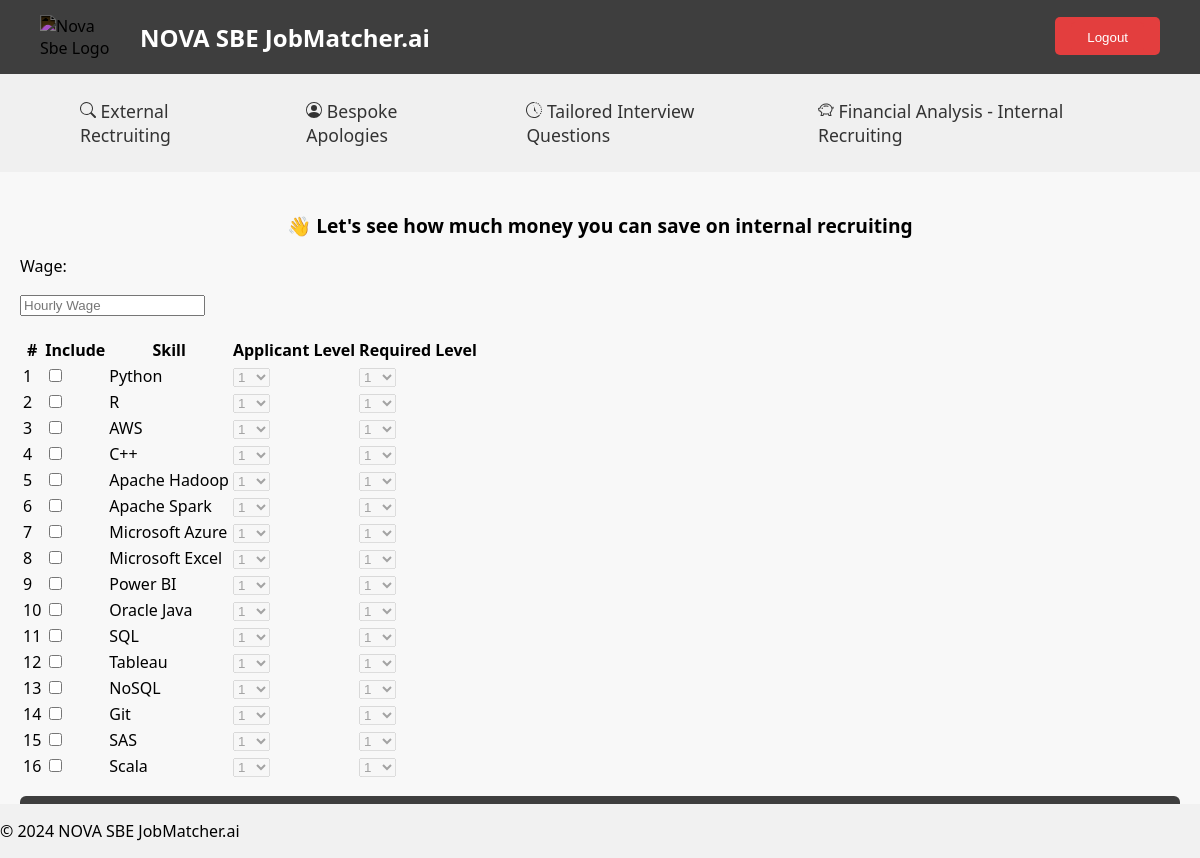
The page /fin_analysis (signed in) on the database its author committed.
### tables this page shows
CREATE TABLE required_skills (
        skill_id INTEGER PRIMARY KEY AUTOINCREMENT,
        skill TEXT NOT NULL,
	source TEXT NOT NULL,
        course TEXT NOT NULL,
        duration REAL,
        cost REAL
);

### user_interface/app.py (the view)
@app.route("/fin_analysis", methods=["GET", "POST"])
@login_required
def fin_analysis():
    if request.method == 'POST':
        return render_template("hanna.html")
    else:
        db = get_db()
        cursor = db.cursor()
        cursor.execute("SELECT * FROM required_skills")
        required_skills = cursor.fetchall()
        return render_template("fin_analysis.html", required_skills=required_skills)

### user_interface/helpers.py (called while the page is built)
def get_db():
    if 'db' not in g:
        g.db = sqlite3.connect('skills.db')
        g.db.execute('PRAGMA foreign_keys = ON;')
    return g.db

def login_required(f):
    @wraps(f)
    def decorated_function(*args, **kwargs):
        if session.get("user_id") is None:
            return redirect("/login")
        return f(*args, **kwargs)
    return decorated_function

### user_interface/templates/fin_analysis.html (shortened to what this page needs)
{% extends "layout.html" %}
{% block main %}
<p class="hello-user">👋 Let's see how much money you can save on internal recruiting</p>
<form action="{{ url_for('fin_analysis') }}" method="post">
    <div class="form-group">
        <p>Wage:</p>
        <input class="form-control" autocomplete="off" id="wage" name="wage" placeholder="Hourly Wage" type="number">
    </div>
    <div>
        <table class="table table-striped mt-4">
            <thead>
                <tr>
                    <th>#</th>
                    <th>Include</th>
                    <th>Skill</th>
                    <th>Applicant Level</th>
                    <th>Required Level</th>
                </tr>
            </thead>
            <tbody>
                {% for skill in required_skills %}
                <tr>
                    <td>{{ loop.index }}</td>
                    <td>
                        <input type="checkbox" id="include_skill_{{ skill[0] }}" name="include_skill_{{ skill[0] }}" value="1">
                    </td>
                    <td>{{ skill[1] }}</td>
                    <td>
                        <select class="form-control" id="applicant_level_{{ skill[0] }}" name="applicant_level_{{ skill[0] }}" disabled>
                            {% for i in range(1, 11) %}
                            <option value="{{ i }}">{{ i }}</option>
                            {% endfor %}
                        </select>
                    </td>
                    <td>
                        <select class="form-control" id="required_level_{{ skill[0] }}" name="required_level_{{ skill[0] }}" disabled>
                            {% for i in range(1, 11) %}
                            <option value="{{ i }}">{{ i }}</option>
                            {% endfor %}
                        </select>
                    </td>
                </tr>
                {% endfor %}
            </tbody>
        </table>
    </div>
    <button class="btn btn-primary login-form-button" type="submit">Run Analysis</button>
</form>
{% endblock %}

### user_interface/templates/layout.html (shortened to what this page needs)
<!DOCTYPE html>
<html lang="en">
<head>
  <link rel="stylesheet" href="{{ url_for('static', filename='styles.css') }}">
  <link rel="stylesheet" href="https://cdnjs.cloudflare.com/ajax/libs/font-awesome/6.2.0/css/all.min.css"
 />
</head>
<body>
  <header>
    <div class="header-container">
      <a href="/" class="logo-link">
        <div class="logo-container">
          <img src="https://upload.wikimedia.org/wikipedia/commons/thumb/c/c1/NovaSBE_Logo.svg/2560px-NovaSBE_Logo.svg.png"
              alt="Nova Sbe Logo" class="logo">
          <h1>NOVA SBE JobMatcher.ai</h1>
        </div>
      </a>
      <div class="logout">
        <a href="/logout" class="logout-button">
          <button class="logout-button">Logout</button>
        </a>
      </div>
    </div>
  </header>
  <nav class="navigation">
    <a href="{{ url_for('recruitment.ext_recruit') }}" class="nav-button">
      <svg xmlns="http://www.w3.org/2000/svg" width="16" height="16" fill="currentColor" class="bi bi-search"
        viewBox="0 0 16 16">
        <path
          d="M11.742 10.344a6.5 6.5 0 1 0-1.397 1.398h-.001q.044.06.098.115l3.85 3.85a1 1 0 0 0 1.415-1.414l-3.85-3.85a1 1 0 0 0-.115-.1zM12 6.5a5.5 5.5 0 1 1-11 0 5.5 5.5 0 0 1 11 0" />
      </svg> External Rectruiting
    </a>
    <a href="/bespoke_apology" class="nav-button">
       Bespoke Apologies
    </a>
    <a href="/tailored_interviews" class="nav-button">
       Tailored Interview Questions
    </a>
    <a href="/fin_analysis" class="nav-button">
      Financial Analysis - Internal Recruiting
    </a>
  </nav>
  <main id="main-content">
    {% block main %}{% endblock %}
  </main>
  <footer style="position: fixed; left: 0; bottom: 0; width: 100%; background-color: #f1f1f1; text-align: left;">
    <p id="easter-egg-footer">&copy; 2024 NOVA SBE JobMatcher.ai</p>
</footer>
</body>
</html>

### user_interface/static/styles.css (style rules this page uses)
body { font-family: 'Segoe UI', Roboto, Arial, sans-serif; margin: 0; padding: 0; background-color: #f8f8f8; overflow-x: hidden; }
header { background-color: #3e3e3e; color: white; padding: 5px 20px; display: flex; align-items: center; justify-content: space-between; }
.header-container { flex-grow: 1; display: flex; align-items: center; justify-content: flex-start; padding: 10px 20px; }
.logo { width: 80px; margin-right: 20px; filter: invert(100%); }
.register-link, .login-link, .logout { margin-left: auto; font-size: 16px; }
.register-link a, .login-link a, .logout { color: #fff; text-decoration: none; }
.form-group { margin-bottom: 20px; }
.login-form-button, .register-form-button { width: 100%; padding: 12px; border: none; border-radius: 6px; background-color: #3e3e3e; ; color: #fff; font-size: 16px; cursor: pointer; transition: background-color 0.3s ease; }
.logout { margin-left: auto; }
.register-button, .login-button, .logout-button { background-color: #e33e3e; color: white; border: none; padding: 8px 16px; border-radius: 5px; cursor: pointer; }
.logo-link { text-decoration: none; color: inherit; display: inline-block; }
.logo-container { display: flex; align-items: center; }
.logo-link h1 { margin: 0; padding: 0; font-size: 24px; }
.navigation { display: flex; align-items: center; flex-grow: 1; justify-content: space-around; background-color: #f0f0f0; padding: 15px 50px; }
.nav-button { text-decoration: none; color: #333; padding: 10px 20px; margin: 0 10px; border-radius: 5px; transition: background-color 0.3s ease; font-size: 1.1em; cursor: pointer; }
main { padding: 20px; }
.hello-user { text-align: center; width: 100%; font-size: 1.5em; font-weight: bold; margin-top: 20px; margin-bottom: 40px; font-family: 'Segoe UI', Roboto, Arial, sans-serif; order: 1; }

### user_interface/templates/layout.html (style rules this page uses)
footer { position: fixed; bottom: 0; left: 0; width: 100%; z-index: 10000; }

### user_interface/templates/fin_analysis.html (style rules this page uses)
.hello-user { font-size: 1.2rem; margin-bottom: 1rem; }
.login-form-button { margin-top: 1rem; }

### rows shown on the page
required_skills: skill "Python", skill_id "1"
required_skills: skill "R", skill_id "1"
required_skills: skill "AWS", skill_id "1"
required_skills: skill "C++", skill_id "1"
required_skills: skill "Apache Hadoop", skill_id "1"
required_skills: skill "Apache Spark", skill_id "1"
required_skills: skill "Microsoft Azure", skill_id "1"
required_skills: skill "Microsoft Excel", skill_id "1"
required_skills: skill "Power BI", skill_id "1"
required_skills: skill "Oracle Java", skill_id "1"
required_skills: skill "SQL", skill_id "1"
required_skills: skill "Tableau", skill_id "1"
required_skills: skill "NoSQL", skill_id "1"
required_skills: skill "Git", skill_id "1"
required_skills: skill "SAS", skill_id "1"
required_skills: skill "Scala", skill_id "1"
